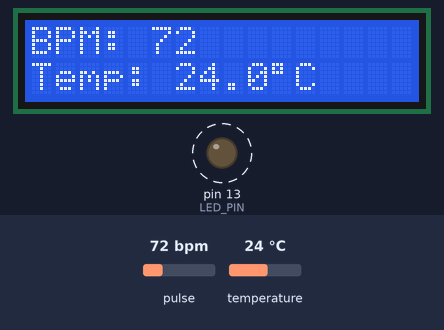
Recording of a sketch running on a simulated Arduino Uno, built with avr-gcc and run on an emulated ATmega328P. Shown: 16×2 character LCD, output pins drawn as LEDs (lit = HIGH). Dashed ring = blinking. The inputs (shaded band) are chosen by the test bench; at power-on: pulse 72 bpm, temperature 24 °C. What the sketch prints to the serial monitor is not drawn.

Above: at 2.8 s.
2.9 s: pulse set to 100 bpm
At 3.75 s:
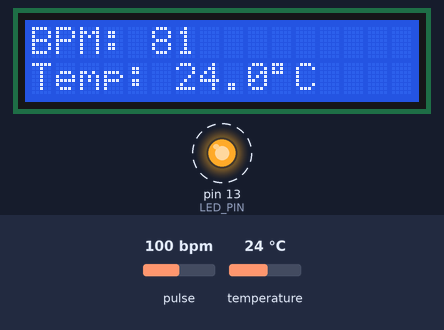
4.6 s: temperature set to 12 °C
At 4.95 s:
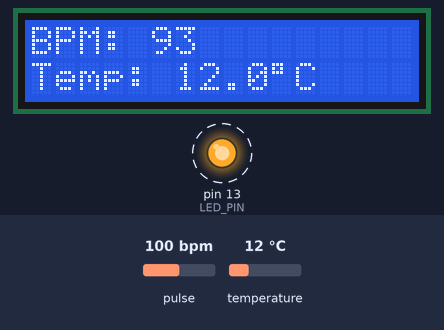
6.1 s: pulse set to 42 bpm
At 7.2 s:
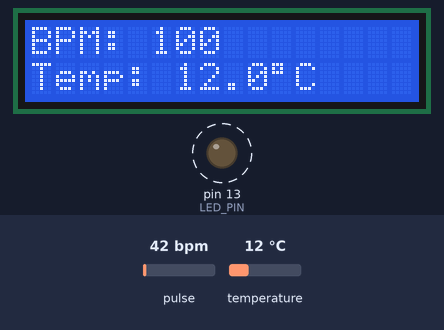
9.1 s: pulse set to 158 bpm
At 10.54 s:
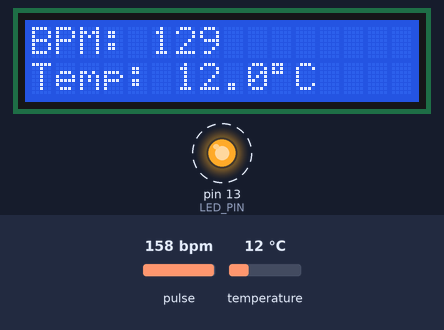
11.6 s: temperature set to 19 °C
At 12.05 s:
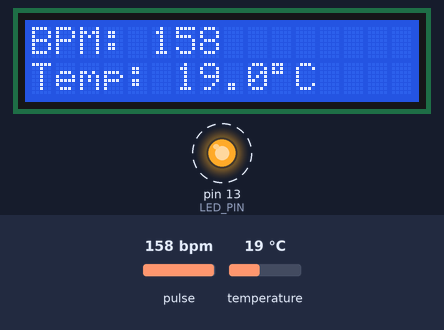
13.1 s: temperature set to 28 °C
At 14.54 s:
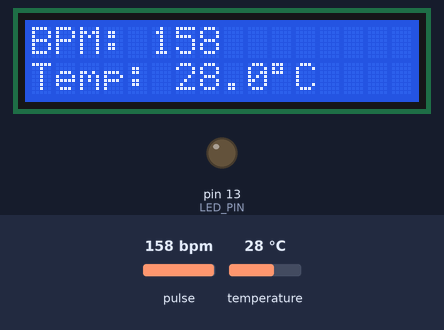
Timing chart, 0 to 16.1 s (numbered marks = the images above; inputs shaded):
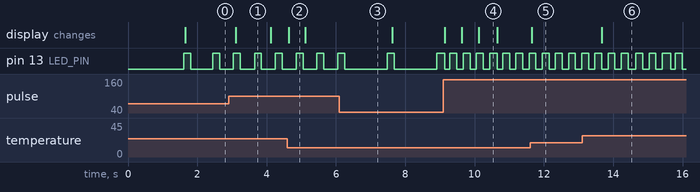

Measured:
- after the input at 2.9 s, pin 13 (LED_PIN): alternates HIGH for 0.20 s and LOW for 0.40 s, starting after 0.14 s; the display: changes after 0.21 s (image 1)
- after the input at 6.1 s, pin 13 (LED_PIN): LOW → HIGH after 1.4 s, → LOW 0.20 s later, → HIGH 1.2 s later
- after the input at 11.6 s, the display: changes at once (image 5)
- after the input at 13.1 s, the display: changes after 0.57 s (image 6)
- by itself, pin 13 (LED_PIN): alternates HIGH for 0.20 s and LOW for 0.63 s
- what the display in image 1 shows lasts 1.0 s, from 3.1 s to 4.1 s
- what the display in image 2 shows lasts 0.5 s, from 4.6 s to 5.1 s

The sketch:

iot-health-monitor.ino
```cpp
/*
 * Low-Cost IoT Health Monitoring System
 * Board : Arduino UNO
 * Sensors: Pulse Sensor (analog) + DS18B20 (1-Wire temperature)
 * Display: 16x2 LCD with I2C backpack (PCF8574)
 * Output : Onboard LED blinks with each detected heartbeat
 *
 * Libraries (Arduino IDE > Library Manager):
 *   - PulseSensor Playground
 *   - OneWire
 *   - DallasTemperature
 *   - LiquidCrystal I2C (Frank de Brabander)
 *
 * Note: PulseSensor Playground uses Timer2 on the UNO, so avoid PWM on pins 3 and 11.
 */

#include <Wire.h>
#include <LiquidCrystal_I2C.h>
#include <OneWire.h>
#include <DallasTemperature.h>
#define USE_ARDUINO_INTERRUPTS true
#include <PulseSensorPlayground.h>

// ---------- Pin configuration ----------
const int PULSE_PIN    = A0;   // Pulse sensor signal
const int LED_PIN      = 13;   // Heartbeat indicator LED (onboard)
const int ONE_WIRE_PIN = 2;    // DS18B20 data (needs 4.7k pull-up to 5V)

// ---------- Tuning ----------
const int PULSE_THRESHOLD = 550;            // Signal level that counts as a beat; tune per person/sensor
const unsigned long TEMP_INTERVAL = 1000;   // Read temperature every 1 s
const unsigned long LCD_INTERVAL  = 500;    // Refresh display every 0.5 s
const unsigned long BEAT_TIMEOUT  = 3000;   // No beat for 3 s -> assume finger removed
const int MIN_BPM = 40;                     // Ignore readings outside a sane range
const int MAX_BPM = 200;
const int AVG_SAMPLES = 4;                  // Average the last 4 beats to steady the display

// ---------- Objects ----------
LiquidCrystal_I2C lcd(0x27, 16, 2);         // Try 0x3F if the display stays blank
OneWire oneWire(ONE_WIRE_PIN);
DallasTemperature tempSensor(&oneWire);
PulseSensorPlayground pulseSensor;

// ---------- State ----------
int bpm = 0;
int bpmHistory[AVG_SAMPLES];
int bpmCount = 0;
int bpmIndex = 0;
unsigned long lastBeatTime = 0;

float tempC = 0.0;
bool tempValid = false;
unsigned long lastTempRead = 0;
unsigned long lastLcdUpdate = 0;

void setup() {
  Serial.begin(9600);

  lcd.init();
  lcd.backlight();
  lcd.setCursor(0, 0);
  lcd.print("Health Monitor");
  lcd.setCursor(0, 1);
  lcd.print("Starting...");

  tempSensor.begin();
  tempSensor.setWaitForConversion(false);  // Non-blocking so beat detection isn't delayed
  tempSensor.requestTemperatures();

  pulseSensor.analogInput(PULSE_PIN);
  pulseSensor.blinkOnPulse(LED_PIN);       // LED flashes in sync with each heartbeat
  pulseSensor.setThreshold(PULSE_THRESHOLD);

  if (!pulseSensor.begin()) {
    lcd.clear();
    lcd.print("Pulse sensor");
    lcd.setCursor(0, 1);
    lcd.print("init failed!");
    while (true) { }                        // Halt: nothing useful to do
  }

  delay(1500);
  lcd.clear();
}

void loop() {
  unsigned long now = millis();

  // --- Heart rate: update only when a new beat is detected ---
  if (pulseSensor.sawStartOfBeat()) {
    int reading = pulseSensor.getBeatsPerMinute();
    if (reading >= MIN_BPM && reading <= MAX_BPM) {
      bpmHistory[bpmIndex] = reading;
      bpmIndex = (bpmIndex + 1) % AVG_SAMPLES;
      if (bpmCount < AVG_SAMPLES) bpmCount++;

      long sum = 0;
      for (int i = 0; i < bpmCount; i++) sum += bpmHistory[i];
      bpm = sum / bpmCount;
      lastBeatTime = now;
    }
  }

  // --- If no beat for a while, clear the old value instead of showing it forever ---
  if (bpm > 0 && now - lastBeatTime > BEAT_TIMEOUT) {
    bpm = 0;
    bpmCount = 0;
    bpmIndex = 0;
  }

  // --- Temperature: read result, then request the next conversion ---
  if (now - lastTempRead >= TEMP_INTERVAL) {
    lastTempRead = now;
    float t = tempSensor.getTempCByIndex(0);
    // -127 = disconnected, 85.0 = sensor's power-on default (no real reading yet)
    if (t != DEVICE_DISCONNECTED_C && t != 85.0 && t > -55.0 && t < 125.0) {
      tempC = t;
      tempValid = true;
    } else {
      tempValid = false;
    }
    tempSensor.requestTemperatures();
  }

  // --- Display + serial output ---
  if (now - lastLcdUpdate >= LCD_INTERVAL) {
    lastLcdUpdate = now;

    lcd.setCursor(0, 0);
    if (bpm > 0) {
      lcd.print("BPM: ");
      lcd.print(bpm);
      lcd.print("      ");                  // Clear leftover characters
    } else {
      lcd.print("BPM: -- no pulse");        // Exactly 16 characters
    }

    lcd.setCursor(0, 1);
    lcd.print("Temp: ");
    if (tempValid) { lcd.print(tempC, 1); lcd.print((char)223); lcd.print("C"); }
    else           { lcd.print("ERR"); }
    lcd.print("    ");

    Serial.print("BPM: ");
    if (bpm > 0) Serial.print(bpm); else Serial.print("--");
    Serial.print(" | Temp: ");
    if (tempValid) Serial.println(tempC, 1); else Serial.println("sensor error");
  }
}
```
